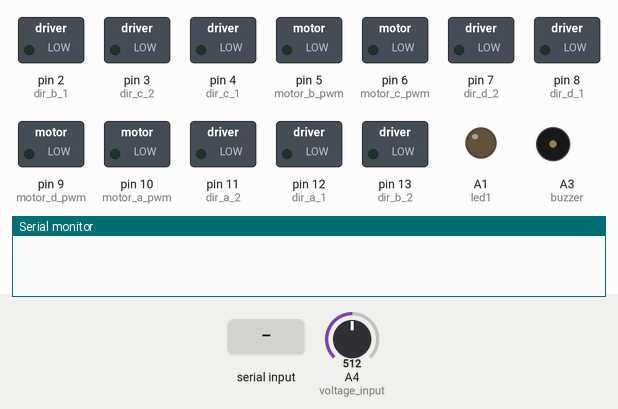
Recording of a sketch running on a simulated Arduino Uno, built with avr-gcc and run on an emulated ATmega328P. Shown: switched loads named in the sketch (green lamp = pin HIGH), output pins drawn as LEDs (lit = HIGH), buzzer (waves = sounding, pin HIGH), the last lines printed to the serial monitor. The test bench sets the inputs (shaded band); at power-on: A4 (voltage_input) = 512.

Above: at 1.2 s.
1.3 s: "W" received over Serial
At 3.1 s:
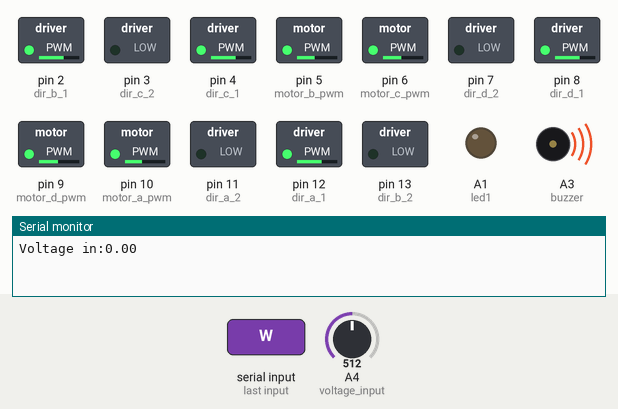
3.5 s: "S" received over Serial
At 4.5 s:
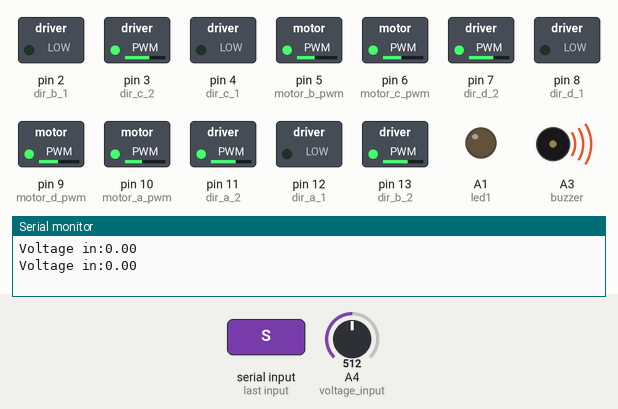
5.6 s: "A" received over Serial
At 7.3 s:
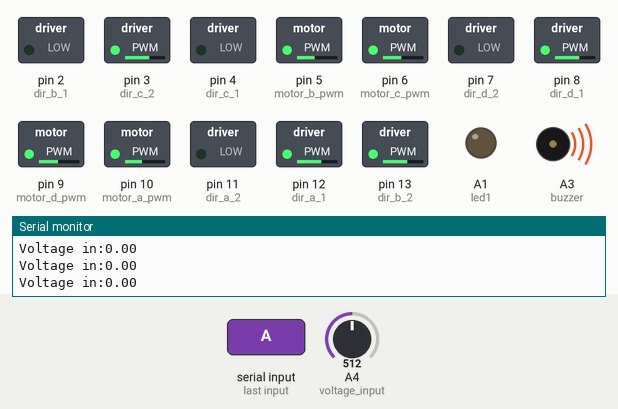
7.7 s: "D" received over Serial
At 8.9 s:
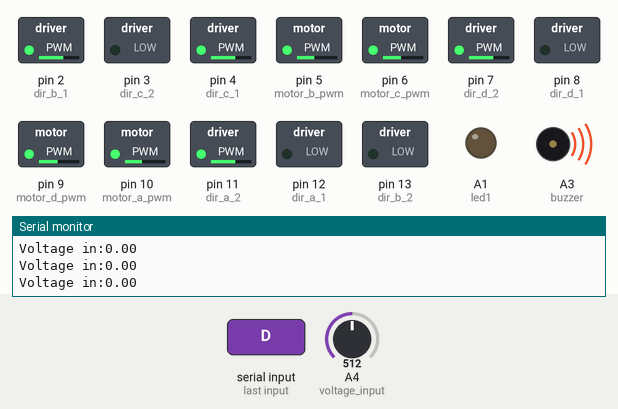
9.8 s: "L" received over Serial
At 10.7 s:
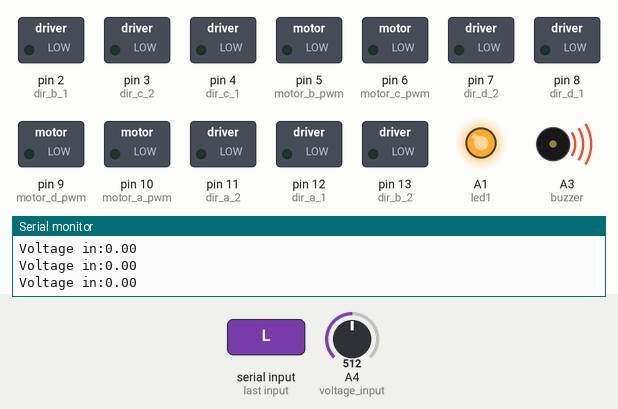
11.9 s: "l" received over Serial
At 13.0 s:
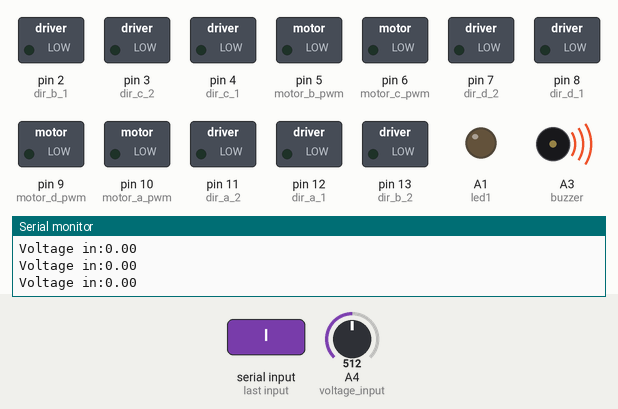
Timing chart, 0 to 14.4 s (numbered marks = the images above; inputs shaded):
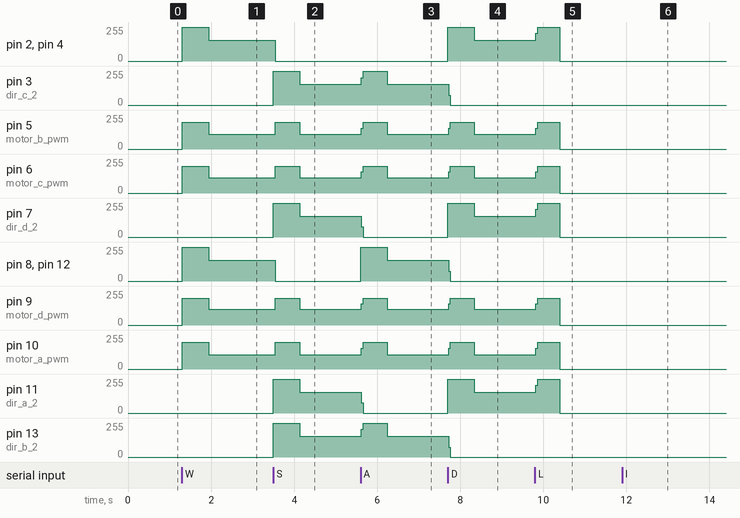

The sketch:

arduino_bebec_code.ino
```cpp
#define motor_a_pwm 10
#define motor_b_pwm 5
#define motor_c_pwm 6
#define motor_d_pwm 9

//define direction of the motors
#define dir_a_1 12
#define dir_a_2 11
#define dir_b_1 2
#define dir_b_2 13
#define dir_c_1 4
#define dir_c_2 3
#define dir_d_1 8
#define dir_d_2 7

//additional features like led ligths, buzzer. Lights are not used yet.
#define led1 A1
#define led2 A2
#define buzzer A3
//voltage needs to be checked to make sure that lion batteries are not over discharged. If lion batteries are over discharged, they are destroyed
#define voltage_input A4


char character_read;
unsigned long current_time;
unsigned long last_read;
int speed = 200; //you may use it to change the speed of the motors

//checking battery vltage
float voltage_in;
unsigned long voltage_time;
float voltage =0.00;
//you may use different types of resistors to make voltage devider. Be cautious
float R1 = 4700;
float R2 = 10000;


void setup() {
  Serial.begin(9600);
  pinMode(motor_a_pwm, OUTPUT);
  pinMode(motor_b_pwm, OUTPUT);
  pinMode(motor_c_pwm, OUTPUT);
  pinMode(motor_d_pwm, OUTPUT);
  pinMode(dir_a_1, OUTPUT);
  pinMode(dir_a_2, OUTPUT);
  pinMode(dir_b_1, OUTPUT);
  pinMode(dir_b_2, OUTPUT);
  pinMode(dir_c_1, OUTPUT);
  pinMode(dir_c_2, OUTPUT);
  pinMode(dir_d_1, OUTPUT);
  pinMode(dir_d_2, OUTPUT);

  pinMode(buzzer,OUTPUT);
  pinMode(led1, OUTPUT);
  pinMode(led2, OUTPUT);
}

void gogogo(int apwm, int bpwm, int cpwm, int dpwm, int a1, int a2, int b1,int b2,int c1, int c2, int d1, int d2)
{
  analogWrite(motor_a_pwm, apwm);
  analogWrite(motor_b_pwm, bpwm);
  analogWrite(motor_c_pwm, cpwm);
  analogWrite(motor_d_pwm, dpwm);
  digitalWrite(dir_a_1, a1);
  digitalWrite(dir_a_2, a2);
  digitalWrite(dir_b_1, b1);
  digitalWrite(dir_b_2, b2);
  digitalWrite(dir_c_1, c1);
  digitalWrite(dir_c_2, c2);
  digitalWrite(dir_d_1, d1);
  digitalWrite(dir_d_2, d2);
}

void loop() {
  current_time = millis();
  if(Serial.available())  //checking if there is data to read
{
  character_read = Serial.read();
  last_read = current_time;
}
  //making sure lipo batteries are not over discharged. If so turn on the buzzer
  if(current_time - voltage_time > 2000)
  {
    voltage = (analogRead(voltage_input) * 5.0/1024.0) / ((R1+R2)/R2);
    if (voltage < 7) //setting voltage treshold to 7V. You may change it to 6.6V, I hadn't done that in order to have larger voltage margin
    {
      digitalWrite(buzzer, HIGH);
      Serial.print("Voltage in:");
      Serial.println(voltage_in);
    }
    voltage_time = current_time;
  }
  if(current_time - last_read > 600 ){
    gogogo(0,0,0,0,0,0,0,0,0,0,0,0);
  }
  /********************Go forward********************/
  if(character_read == 'W'){
    gogogo(speed, speed, speed, speed, 1, 0, 1, 0, 1, 0, 1, 0);
  }
  /********************Go backwards******************/
  if(character_read == 'S'){
    gogogo(speed, speed, speed, speed, 0, 1, 0, 1, 0, 1, 0, 1);
  }
  /********************Turn left*********************/
  if(character_read == 'A'){
    gogogo(speed, speed, speed, speed, 1, 0, 0, 1, 0, 1, 1, 0);
  }
  /********************Turn right********************/
  if(character_read == 'D'){
    gogogo(speed, speed, speed, speed, 0, 1, 1, 0, 1, 0, 0, 1);
  }
  /********************Led 1*************************/
  if(character_read == 'L'){
    digitalWrite(led1, HIGH);
  }
  if(character_read == 'l'){
    digitalWrite(led1, LOW);
  }
  /********************Led 2*************************/
    if(character_read == 'K'){
    digitalWrite(led2, HIGH);
  }
  if(character_read == 'k'){
    digitalWrite(led2, LOW);
  }
  /********************Buzzer************************/
  if(character_read == 'B'){
    digitalWrite(buzzer, HIGH);
  }
  if(character_read == 'b'){
    digitalWrite(buzzer, LOW);
  }

}
```

Measured:
- after the input at 1.3 s, pin 2 (dir_b_1), pin 4 (dir_c_1): 0/255 → 255/255 at once, → 156/255 0.64 s later
- after the input at 3.5 s, pin 2 (dir_b_1): 156/255 → 0/255 at once; pin 3 (dir_c_2): 0/255 → 255/255 at once, → 155/255 0.64 s later
- after the input at 5.6 s, pin 3 (dir_c_2): 155/255 → 255/255 at once, → 155/255 0.62 s later; pin 5 (motor_b_pwm): 111/255 → 200/255 at once, → 111/255 0.62 s later
- after the input at 7.7 s, pin 2 (dir_b_1): 0/255 → 255/255 at once, → 154/255 0.64 s later; pin 3 (dir_c_2): 155/255 → 0/255 at once
- after the input at 9.8 s, pin 2 (dir_b_1), pin 4 (dir_c_1): 154/255 → 255/255 at once, → 0/255 0.58 s later
- after the input at 11.9 s, A1 (led1): HIGH → LOW at once
